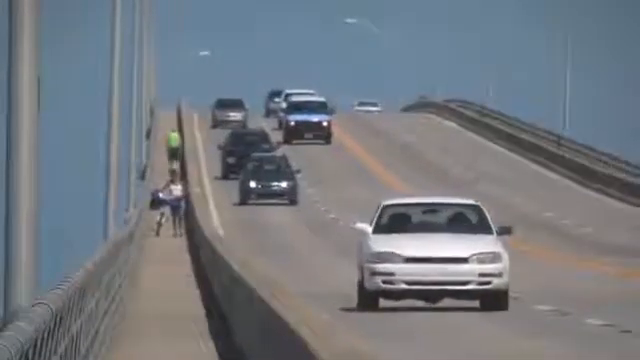
#> input picture frame 91 of optical_flow/input_optical_flow.mp4, 640 x 360 px, given in place of slow.mp4, which was not available
$ jupyter execute optical_flow.ipynb   (text cells are left out)
#> lines starting #> are read from the running program, lines starting #| are printed output that depends on the picture; pictures that were not available may be replaced by others from this repository, and a replacement may not be noted
[cell 1]
# # connect google drive
# from google.colab import drive
# drive.mount('/content/drive')

[cell 2]
import cv2
import numpy as np
import matplotlib.pyplot as plt
# from google.colab.patches import cv2_imshow

[cell 3]
def goodFeaturesToTrack(image, maxCorners=100, qualityLevel=0.03, blocksize=7):

    # Image bluring wih averaging filter
    # Only cv2.filter2D is allowed for convolution operation!
    average_filter = np.ones((blocksize, blocksize), np.float32)/(blocksize*blocksize)
    # gaussian_filter = np.array([[1/16, 2/16, 1/16], [2/16, 4/16, 2/16], [1/16, 2/16, 1/16]])
    image = cv2.filter2D(image, -1, average_filter) / 255.0

    # Compute gradients
    Ix = cv2.filter2D(image, -1, np.array([[-1/2, 0, 1/2]]))
    Iy = cv2.filter2D(image, -1, np.array([[-1/2], [0], [1/2]]))

    # Compute products of gradients at each pixel
    Ixx = Ix * Ix
    Iyy = Iy * Iy
    Ixy = Ix * Iy

    # Compute the sums of products of gradients in local windows
    Sxx = cv2.filter2D(Ixx, -1, np.ones((3, 3)))[1:-1, 1:-1]
    Syy = cv2.filter2D(Iyy, -1, np.ones((3, 3)))[1:-1, 1:-1]
    Sxy = cv2.filter2D(Ixy, -1, np.ones((3, 3)))[1:-1, 1:-1]

    # Compute the determinant and trace of the matrix M for each pixel
    detM = Sxx * Syy - Sxy**2
    traceM = Sxx + Syy

    # Compute the Harris response with detM and traceM
    harris_response = detM - qualityLevel * (traceM**2)

    # Threshold the Harris response to find candidate corners
    corners = np.argwhere(harris_response >= 0.1 * np.max(harris_response))

    # Sort the corners by Harris response in descending order
    sorted_corners = corners[np.argsort(harris_response[corners[:, 0], corners[:, 1]])[::-1]]

    # Keep the top 'maxCorners' corners
    selected_corners = sorted_corners[:maxCorners]

    final_corners = np.array(selected_corners) + 1
    final_corners = final_corners.reshape(-1, 1, 2)

    return final_corners

[cell 4]
def optical_flow(old_frame, new_frame, window_size, min_quality):

    feature_list = goodFeaturesToTrack(old_frame, max_corners, min_quality, blocksize)

    w = int(window_size/2)

    # Normalize
    old_frame = old_frame / 255
    new_frame = new_frame / 255

    # Convolve to get gradients w.r.to X, Y and T dimensions
    kernel_x = np.array([[-1/2, 0, 1/2]])
    kernel_y = np.array([[-1/2], [0], [1/2]])
    kernel_t = np.array([[1]])

    # cv2.filter2D is allowed for convolution!
    fx =  cv2.filter2D(old_frame, -1, kernel_x)
    fy =  cv2.filter2D(old_frame, -1, kernel_y)
    ft =  cv2.filter2D(new_frame - old_frame, -1, kernel_t)

    u = np.zeros(old_frame.shape)
    v = np.zeros(old_frame.shape)

    for feature in feature_list:  # for every corner
        i, j = feature.ravel()  # get cordinates of the corners (i,j).
        i, j = int(i), int(j)  # i,j are floats initially so convert to integer type

        I_x = fx[i-w:i+w+1, j-w:j+w+1].ravel()
        I_y = fy[i-w:i+w+1, j-w:j+w+1].ravel()
        I_t = ft[i-w:i+w+1, j-w:j+w+1].ravel()

        b = np.reshape(I_t, (I_t.shape[0], 1))      # b : (225, 1)  225가 아닌 195 or 210 인 경우도 존재
        A = np.vstack((I_x, I_y)).T                 # A : (225, 2)  225가 아닌 195 or 210 인 경우도 존재

        weight_size = A.shape[0]
        weight_vec = np.identity(weight_size) / 2
        if weight_size // 2:
            # weight_vec[int(weight_size/2)-int(weight_size/4):int(weight_size/2)-int(weight_size/4)+1,
            #            int(weight_size/2)-int(weight_size/4):int(weight_size/2)-int(weight_size/4)+1] = 0.5
            weight_vec[int(weight_size/2),int(weight_size/2)] = 1.0
        else:
            # weight_vec[int(weight_size/2)-int(weight_size/4):int(weight_size/2)-int(weight_size/4)+1,
            #            int(weight_size/2)-int(weight_size/4):int(weight_size/2)-int(weight_size/4)+1] = 0.5
            weight_vec[int(weight_size/2)-1:int(weight_size/2)+1,int(weight_size/2)-1:int(weight_size/2)+1] = 1.0
        Weight = weight_vec   # Weight : (A.shape[0], A.shape[0])

        # U = (np.linalg.pinv(A.T @ A)) @ (A.T @ b)  # Solving for (u,v) i.e., U
        U = (np.linalg.pinv(A.T @ Weight @ A)) @ (A.T @ Weight @ b)

        u[i, j] = U[0][0]
        v[i, j] = U[1][0]

    return (u, v)

[cell 5]
# cap = cv2.VideoCapture('/content/drive/MyDrive/CV_project/optical_flow/slow.mp4')
cap = cv2.VideoCapture('C:/Users/jeong/Desktop/3_2학기/Computer_vision/CV_project/optical_flow/slow.mp4')

# Take first frame and find corners in it
ret, old_frame = cap.read()
#> old_frame is the input picture: shape (360, 640, 3); mean B, G, R 128.5, 121.5, 116.3

# Width and height of the file to save
width = cap.get(cv2.CAP_PROP_FRAME_WIDTH)
height = cap.get(cv2.CAP_PROP_FRAME_HEIGHT)

# 'output.mp4' will be generated!
fourcc = cv2.VideoWriter_fourcc(*'MP4V')
out = cv2.VideoWriter('output.mp4',  fourcc, 30.0, (int(width), int(height)))

old_gray = cv2.cvtColor(old_frame, cv2.COLOR_BGR2GRAY)

# Shi Tomasi parameter
max_corners = 100
min_quality = 0.05      # initial : 0.03
blocksize = 7
p0 = goodFeaturesToTrack(old_frame, max_corners, min_quality, blocksize)
#> in goodFeaturesToTrack, `Ix = cv2.filter2D(image, -1, np.array([[-1/2, 0, 1/2]]))`:
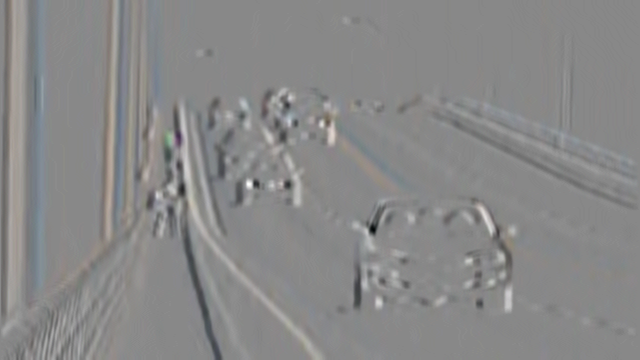
#> Ix: shape (360, 640, 3) float64; mean of channels 0, 1, 2 -4.31e-05, -3.41e-06, 6.2e-05; drawn with min black and max white
#> in goodFeaturesToTrack, `Ixy = Ix * Iy`:
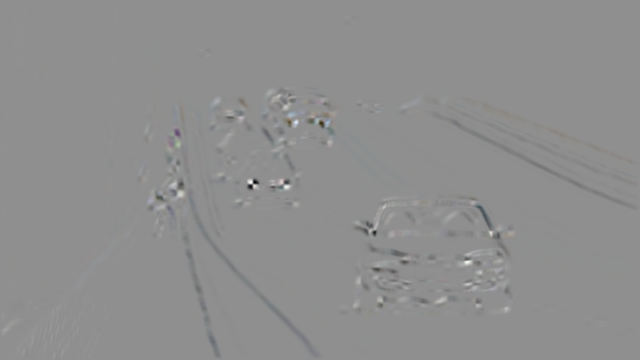
#> Ixy: shape (360, 640, 3) float64; mean of channels 0, 1, 2 -1.03e-05, -1.1e-05, -1.25e-05; drawn with min black and max white
#> in goodFeaturesToTrack, `traceM = Sxx + Syy`:
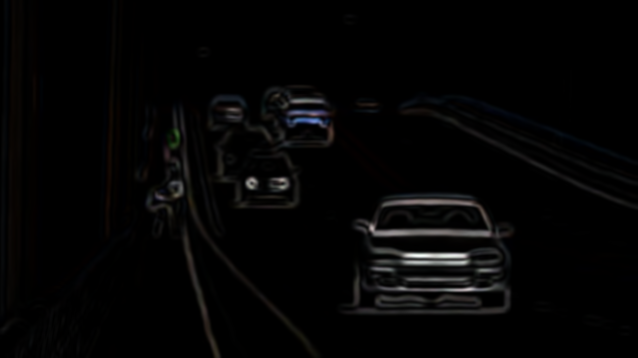
#> traceM: shape (358, 638, 3) float64; mean of channels 0, 1, 2 0.00219, 0.00219, 0.00229; drawn with min black and max white
#> in goodFeaturesToTrack, `harris_response = detM - qualityLevel * (traceM**2)`:
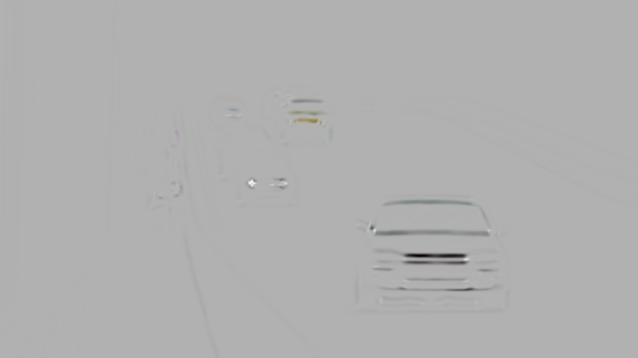
#> harris_response: shape (358, 638, 3) float64; mean of channels 0, 1, 2 -2.45e-06, -2.39e-06, -2.46e-06; drawn with min black and max white
#> in goodFeaturesToTrack, `corners = np.argwhere(harris_response >= 0.1 * np.max(harris_response))`: corners = 412 rows, first 8: [95, 288, 0], [95, 288, 1], [97, 291, 2], [98, 290, 1], [98, 290, 2], [114, 229, 0], [114, 229, 2], [115, 227, 0]
#> in goodFeaturesToTrack, `final_corners = final_corners.reshape(-1, 1, 2)`: final_corners = 450 rows, first 8: [96, 289], [2, 96], [289, 1], [98, 292], [3, 96], [289, 2], [96, 289], [1, 98]
#> p0 has the same summary as final_corners in goodFeaturesToTrack

# Create a mask image for drawing purposes
mask = np.zeros_like(old_frame)

while(1):
    ret, current_frame = cap.read()
    if not ret:
        break
    frame_gray = cv2.cvtColor(current_frame, cv2.COLOR_BGR2GRAY)

    # calculate optical flow
    U, V = optical_flow(old_gray, frame_gray, 15, min_quality)
#> call 2 of goodFeaturesToTrack, with maxCorners = 100, qualityLevel = 0.05, blocksize = 7
#> in goodFeaturesToTrack (call 2), `image = cv2.filter2D(image, -1, average_filter) / 255.0`:
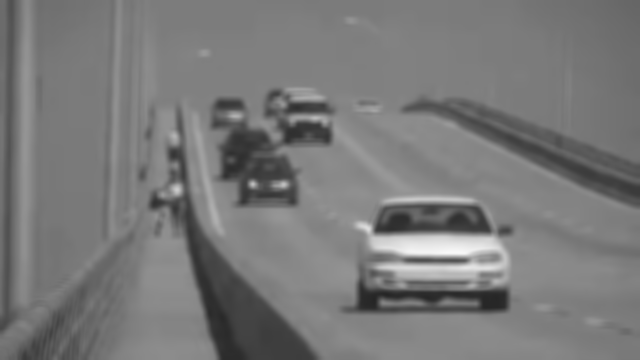
#> image: shape (360, 640) float64; min 0.145, max 0.976, mean 0.474
#> in goodFeaturesToTrack (call 2), `corners = np.argwhere(harris_response >= 0.1 * np.max(harris_response))`: corners = 152 pairs, first value 95 to 302, second value 227 to 490
#> in goodFeaturesToTrack (call 2), `sorted_corners = corners[np.argsort(harris_response[corners[:, 0], cor..`: sorted_corners has the same summary as corners
#> in goodFeaturesToTrack (call 2), `selected_corners = sorted_corners[:maxCorners]`: selected_corners = 100 pairs, first value 115 to 281, second value 227 to 490
#> in goodFeaturesToTrack (call 2), `final_corners = np.array(selected_corners) + 1`: final_corners = 100 pairs, first value 116 to 282, second value 228 to 491
#> in goodFeaturesToTrack (call 2), `final_corners = final_corners.reshape(-1, 1, 2)`: final_corners = 100 rows, first 8: [182, 252], [182, 253], [183, 251], [184, 251], [183, 250], [183, 253], [184, 254], [183, 252]
#> in optical_flow, `feature_list = goodFeaturesToTrack(old_frame, max_corners, min_quality..`: feature_list has the same summary as final_corners in goodFeaturesToTrack
#> in optical_flow, `ft =  cv2.filter2D(new_frame - old_frame, -1, kernel_t)`:
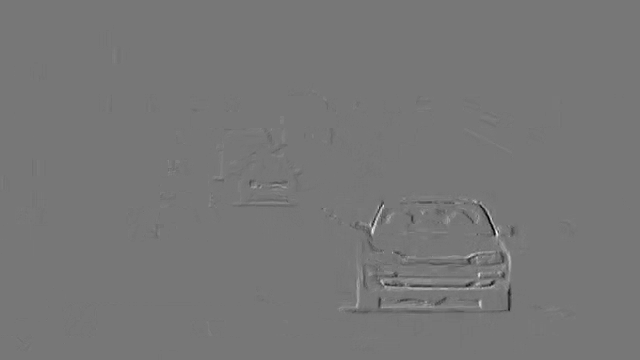
#> ft: shape (360, 640) float64; min -0.337, max 0.384, mean -4.84e-05; drawn with min black and max white
#> the loop in optical_flow, `for feature in feature_list:` made 100 passes
#> (i, j, U) on passes 1 to 12: (182, 252, [-0.257, -0.273]), (182, 253, [-0.258, -0.278]), (183, 251, [-0.255, -0.273]), (184, 251, [-0.255, -0.273]), (183, 250, [-0.256, -0.275]), (183, 253, [-0.258, -0.278]), (184, 254, [-0.26, -0.278]), (183, 252, [-0.257, -0.273]), (184, 250, [-0.258, -0.274]), (184, 255, [-0.26, -0.278]), (185, 252, [-0.257, -0.273]), (183, 254, [-0.26, -0.278])
#> (i, j) on passes 61 to 66: (184, 288), (226, 370), (184, 284), (187, 253), (231, 374), (186, 254)
#> pass 1, in optical_flow, `weight_vec = np.identity(weight_size) / 2`:
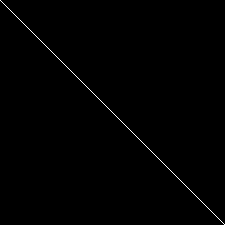
#> weight_vec: shape (225, 225) float64; values 0 (black) and 0.5 (white), 0.44% white in thin lines or dots
#> after the loop in optical_flow, `for feature in feature_list:`:
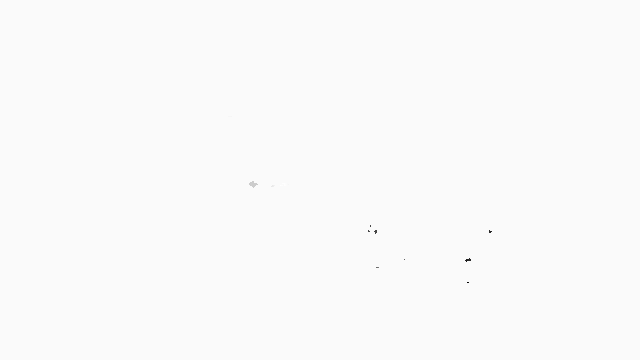
#> u: shape (360, 640) float64; min -1.41, max 0.0268, mean -0.000221; drawn with min black and max white
#> after the loop in optical_flow, `for feature in feature_list:`:
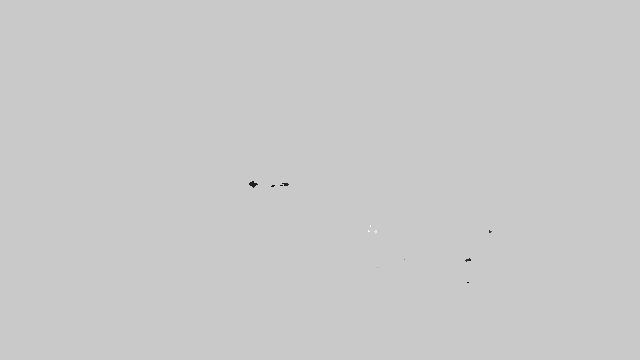
#> v: shape (360, 640) float64; min -0.327, max 0.0868, mean -8.9e-05; drawn with min black and max white

    for i in range(current_frame.shape[0]):
        for j in range(current_frame.shape[1]):
            u, v = U[i][j], V[i][j]
            if u and v:
                mask = cv2.line(mask, (j, i), (int(round(j + u)), int(round(i + v))), (0, 255, 0), 2)
                frame = cv2.arrowedLine(current_frame, (j, i), (int(round(j + u)), int(round(i + v))), (0, 255, 0), thickness=2)
                current_frame = cv2.add(current_frame, mask)
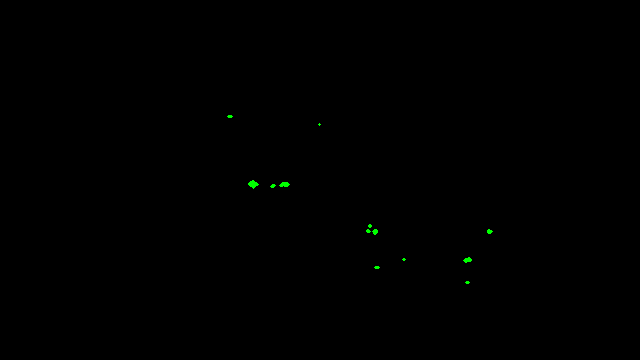
#> mask: shape (360, 640, 3); mean B, G, R 0, 0.3, 0

    # Display the frame with optical flow vectors
    cv2.imshow("frame", current_frame)
    # cv2.imshow("gray", frame_gray)
    out.write(current_frame)
    # Break the loop if 'Esc' key is pressed
    if cv2.waitKey(30) == 27:
#> (key Esc is pressed here)
        break

    # Set the current frame as the previous frame for the next iteration
    old_gray = frame_gray

# Release the video capture object
cap.release()
out.release()

# Close the plot window when done
plt.close()
cv2.destroyAllWindows()

$ run again, starting later in the video
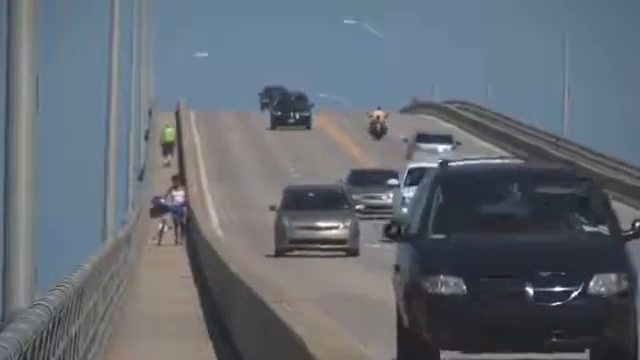
#> input picture frame 412 of optical_flow/input_optical_flow.mp4, 640 x 360 px, given in place of slow.mp4, which was not available
#> old_frame is the input picture: shape (360, 640, 3); mean B, G, R 115.1, 106.7, 99.3
#> corners = 571 rows, first 8: [145, 435, 1], [146, 434, 0], [146, 434, 1], [146, 434, 2], [146, 435, 0], [146, 435, 1], [146, 435, 2], [146, 436, 0]
#> in goodFeaturesToTrack, `final_corners = final_corners.reshape(-1, 1, 2)`: final_corners = 450 rows, first 8: [147, 435], [1, 147], [435, 2], [146, 436], [2, 147], [435, 1], [147, 435], [2, 146]
#> p0 has the same summary as final_corners in goodFeaturesToTrack
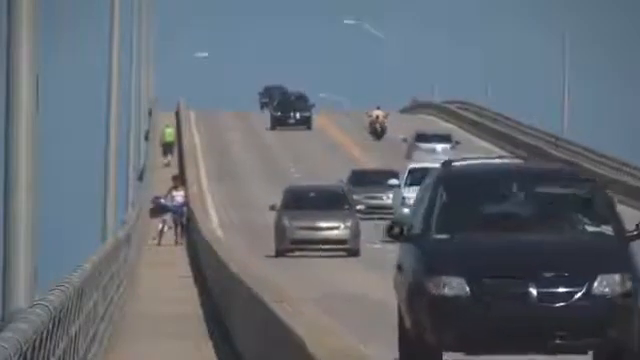
#> input picture frame 413 of optical_flow/input_optical_flow.mp4, 640 x 360 px, given in place of slow.mp4, which was not available
#> current_frame is the input picture: shape (360, 640, 3); mean B, G, R 115.2, 106.7, 99.4
#> image: shape (360, 640) float64
#> Ix: shape (360, 640) float64
#> Iy: shape (360, 640) float64
#> Ixx: shape (360, 640) float64
#> Iyy: shape (360, 640) float64
#> Ixy: shape (360, 640) float64
#> Sxx: shape (358, 638) float64
#> Syy: shape (358, 638) float64
#> Sxy: shape (358, 638) float64
#> detM: shape (358, 638) float64
#> traceM: shape (358, 638) float64
#> harris_response: shape (358, 638) float64
#> in goodFeaturesToTrack (call 2), `final_corners = final_corners.reshape(-1, 1, 2)`: final_corners = 100 rows, first 8: [292, 529], [288, 529], [292, 530], [293, 529], [293, 530], [287, 528], [287, 529], [288, 528]
#> feature_list has the same summary as final_corners in goodFeaturesToTrack
#> old_frame: shape (360, 640) float64
#> in optical_flow, `ft =  cv2.filter2D(new_frame - old_frame, -1, kernel_t)`:
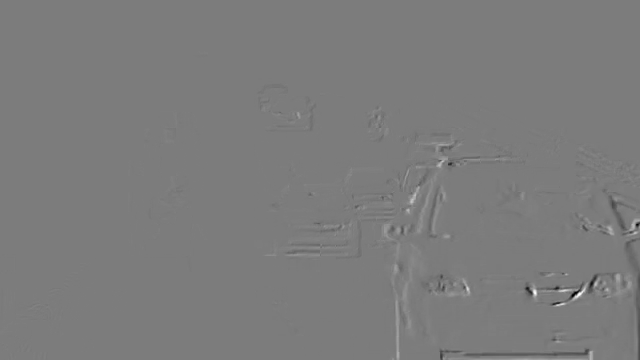
#> ft: shape (360, 640) float64; min -0.816, max 0.859, mean 0.000229; drawn with min black and max white
#> the loop in optical_flow, `for feature in feature_list:` made 100 passes
#> (i, j, weight_size, U) on passes 1 to 8: (292, 529, 225, [-1.58, -0.202]), (288, 529, 225, [-1.57, -0.304]), (292, 530, 225, [-1.6, -0.197]), (293, 529, 225, [-1.57, -0.197]), (293, 530, 225, [-1.59, -0.199]), (287, 528, 225, [-1.6, -0.403]), (287, 529, 225, [-1.59, -0.393]), (288, 528, 225, [-1.56, -0.282])
